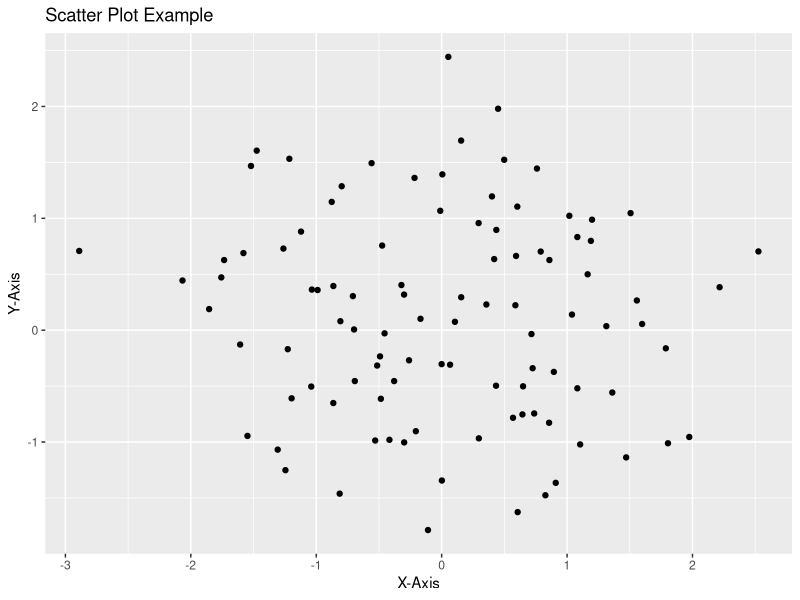

Here is the R script that generated this plot:
## ---- chunk 1
print("R code")
print("All the engines!")
names(knitr::knit_engines$get())
## ---- chunk 2
#| outputcap-location: column
#| label: someLabel
#| fig-cap: caption for figure
#| warning: false
library(ggplot2)
# Create a sample data frame
data <- data.frame(
  x = rnorm(100),
  y = rnorm(100)
)

# Create a scatter plot
ggplot(data, aes(x = x, y = y)) +
  geom_point() +
  labs(title = "Scatter Plot Example", x = "X-Axis", y = "Y-Axis")

## ---- chunk 3
#| echo: false
#| eval: true
head(mtcars)
